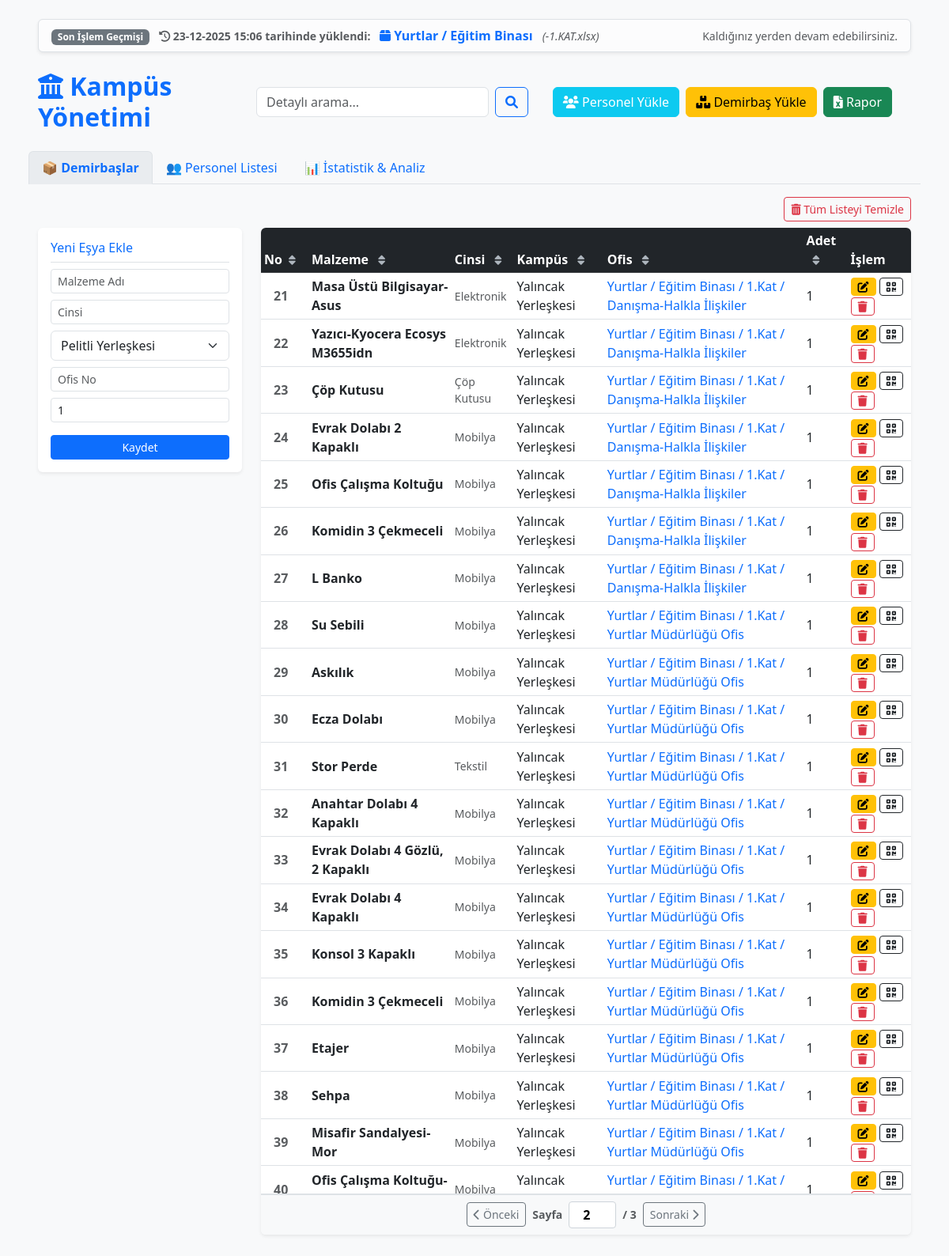
Screenshot of /?sayfa_d=2&sayfa_p=1&q=&tab=demirbas with the database file from the repository.
### tables this page shows
CREATE TABLE yukleme_gecmisi (
            id INTEGER PRIMARY KEY AUTOINCREMENT,
            dosya_adi TEXT,
            hedef_konum TEXT,
            tur TEXT,
            tarih TEXT
        );

CREATE TABLE demirbaslar (
            id INTEGER PRIMARY KEY AUTOINCREMENT,
            ad TEXT NOT NULL,
            konum TEXT NOT NULL,
            adet INTEGER NOT NULL,
            tarih TEXT NOT NULL
        , personel TEXT, kampus TEXT, cinsi TEXT);

### app.py (the view, shortened to what this page needs)
@app.route('/')
def index():
    aktif_tab = request.args.get('tab', 'demirbas')
    arama_terimi = request.args.get('q', '')
    analiz_turu = request.args.get('analiz_turu', 'demirbas')
    ist_malzeme = request.args.get('ist_malzeme', '')
    ist_kampus = request.args.get('ist_kampus', '')
    ist_konum = request.args.get('ist_konum', '')
    ist_p_ad = request.args.get('ist_p_ad', '')
    ist_p_birim = request.args.get('ist_p_birim', '')
    ist_p_kampus = request.args.get('ist_p_kampus', '')
    ist_p_ofis = request.args.get('ist_p_ofis', '')
    sayfa_d = request.args.get('sayfa_d', 1, type=int)
    sayfa_p = request.args.get('sayfa_p', 1, type=int)
    limit = 20
    offset_d = (sayfa_d - 1) * limit
    offset_p = (sayfa_p - 1) * limit
    conn = baglanti_kur()
    cur = conn.cursor()
    d_sql = "SELECT * FROM demirbaslar"
    d_c_sql = "SELECT COUNT(*) FROM demirbaslar"
    d_p = []
    if arama_terimi and aktif_tab == 'demirbas':
        t = f"%{turkce_normalize(arama_terimi)}%"
        f = " WHERE NORMALIZE(ad) LIKE ? OR NORMALIZE(konum) LIKE ? OR NORMALIZE(kampus) LIKE ?"
        d_sql += f; d_c_sql += f; d_p = [t, t, t]
    cur.execute(d_c_sql, d_p)
    total_d = cur.fetchone()[0]
    total_pages_d = (total_d + limit - 1) // limit
    d_sql += " ORDER BY id DESC LIMIT ? OFFSET ?"
    d_p.extend([limit, offset_d])
    cur.execute(d_sql, d_p)
    demirbaslar = cur.fetchall()
    p_sql = "SELECT * FROM personeller"
    p_c_sql = "SELECT COUNT(*) FROM personeller"
    p_p = []
    if arama_terimi and aktif_tab == 'personel':
        t = f"%{turkce_normalize(arama_terimi)}%"
        f = " WHERE NORMALIZE(ad_soyad) LIKE ? OR NORMALIZE(ofis) LIKE ? OR NORMALIZE(birimi) LIKE ?"
        p_sql += f; p_c_sql += f; p_p = [t, t, t]
    cur.execute(p_c_sql, p_p)
    total_p = cur.fetchone()[0]
    total_pages_p = (total_p + limit - 1) // limit
    p_sql += " ORDER BY ofis ASC LIMIT ? OFFSET ?"
    p_p.extend([limit, offset_p])
    cur.execute(p_sql, p_p)
    personeller = cur.fetchall()
    analiz_sonuclari = []
    analiz_toplam = 0
    try:
        cur.execute("SELECT * FROM yukleme_gecmisi ORDER BY id DESC LIMIT 1")
        son_yukleme = cur.fetchone()
    except:
        son_yukleme = None
    conn.close()
    return render_template('index.html',
                           demirbaslar=demirbaslar, personeller=personeller,
                           analiz_sonuclari=analiz_sonuclari, analiz_toplam=analiz_toplam, analiz_turu=analiz_turu,
                           yerleskeler=YERLESKELER, arama_terimi=arama_terimi, aktif_tab=aktif_tab,
                           sayfa_d=sayfa_d, toplam_sayfa_demirbas=total_pages_d,
                           sayfa_p=sayfa_p, toplam_sayfa_personel=total_pages_p,
                           ist_malzeme=ist_malzeme, ist_kampus=ist_kampus, ist_konum=ist_konum,
                           ist_p_ad=ist_p_ad, ist_p_birim=ist_p_birim, ist_p_kampus=ist_p_kampus, ist_p_ofis=ist_p_ofis,
                           son_yukleme=son_yukleme)

### app.py (called while the page is built)
def baglanti_kur():
    conn = sqlite3.connect(DB_NAME)
    conn.row_factory = sqlite3.Row
    conn.create_function("NORMALIZE", 1, turkce_normalize)
    return conn

### templates/index.html (shortened to what this page needs)
<!DOCTYPE html>
<html lang="tr">
<head>
    <link href="https://cdn.jsdelivr.net/npm/bootstrap@5.3.0/dist/css/bootstrap.min.css" rel="stylesheet">
    <link rel="stylesheet" href="https://cdnjs.cloudflare.com/ajax/libs/font-awesome/6.0.0/css/all.min.css">
</head>
<body class="bg-light">
<div class="container-fluid px-5 mt-4">
    {% if son_yukleme %}
    <div class="alert alert-light border shadow-sm d-flex align-items-center justify-content-between py-2 mb-4">
        <div>
            <span class="badge bg-secondary me-2">Son İşlem Geçmişi</span>
            <small class="text-muted fw-bold">
                <i class="fas fa-history"></i> {{ son_yukleme.tarih }} tarihinde yüklendi:
            </small>
            <span class="text-primary fw-bold mx-2">
                {% if son_yukleme.tur == 'Demirbaş' %}
                    <i class="fas fa-box"></i> {{ son_yukleme.hedef_konum }}
                {% else %}
                    <i class="fas fa-users"></i> {{ son_yukleme.hedef_konum }}
                {% endif %}
            </span>
            <small class="text-muted fst-italic">({{ son_yukleme.dosya_adi }})</small>
        </div>
        <small class="text-muted">Kaldığınız yerden devam edebilirsiniz.</small>
    </div>
    {% endif %}
    <div class="row align-items-center mb-4">
    <div class="row align-items-center mb-4">
        <div class="col-md-3"><h2 class="text-primary fw-bold mb-0"><i class="fas fa-university"></i> Kampüs Yönetimi</h2></div>
        <div class="col-md-4">
            {% if aktif_tab != 'istatistik' %}
            <form action="/" method="GET" class="d-flex" id="searchForm">
                <input class="form-control me-2" type="search" name="q" placeholder="Detaylı arama..." value="{{ arama_terimi if arama_terimi else '' }}">
                <button class="btn btn-outline-primary" type="submit"><i class="fas fa-search"></i></button>
            </form>
            {% endif %}
        </div>
        <div class="col-md-5 text-end">
            <button class="btn btn-info text-white me-1" data-bs-toggle="modal" data-bs-target="#uploadPersonelModal">
                <i class="fas fa-users"></i> Personel Yükle
            </button>
            <button class="btn btn-warning me-1" data-bs-toggle="modal" data-bs-target="#uploadDemirbasModal">
                <i class="fas fa-boxes"></i> Demirbaş Yükle
            </button>
            <a href="/rapor" class="btn btn-success"><i class="fas fa-file-excel"></i> Rapor</a>
        </div>
    </div>
    <ul class="nav nav-tabs mb-3" id="myTab">
        <li class="nav-item">
            <a class="nav-link {% if aktif_tab == 'demirbas' %}active{% endif %}" href="/?tab=demirbas" style="cursor: pointer;">📦 Demirbaşlar</a>
        </li>
        <li class="nav-item">
            <a class="nav-link {% if aktif_tab == 'personel' %}active{% endif %}" href="/?tab=personel" style="cursor: pointer;">👥 Personel Listesi</a>
        </li>
        <li class="nav-item">
            <a class="nav-link {% if aktif_tab == 'istatistik' %}active{% endif %}" href="/?tab=istatistik" style="cursor: pointer;">📊 İstatistik & Analiz</a>
        </li>
    </ul>
    <div class="tab-content" id="myTabContent">
        <div class="tab-pane fade" id="demirbas">
            <div class="d-flex justify-content-end mb-2">
                <a href="/sifirla-demirbas" class="btn btn-outline-danger btn-sm" onclick="return confirm('DİKKAT! Tüm demirbaş kayıtları silinecek. Emin misiniz?')"><i class="fas fa-trash-alt"></i> Tüm Listeyi Temizle</a>
            </div>
            <div class="row">
                <div class="col-md-3">
                     <div class="card p-3 shadow-sm border-0 bg-white sticky-top" style="top: 20px;">
                        <h6 class="text-primary border-bottom pb-2">Yeni Eşya Ekle</h6>
                        <form action="/ekle-demirbas" method="POST">
                            <input type="text" name="ad" class="form-control mb-2 form-control-sm" placeholder="Malzeme Adı" required>
                            <input type="text" name="cinsi" class="form-control mb-2 form-control-sm" placeholder="Cinsi">
                            <select name="kampus" class="form-select mb-2 form-control-sm">{% for yer in yerleskeler %}<option value="{{ yer }}">{{ yer }}</option>{% endfor %}</select>
                            <input type="text" name="konum" class="form-control mb-2 form-control-sm" placeholder="Ofis No" required>
                            <input type="number" name="adet" class="form-control mb-3 form-control-sm" value="1" required>
                            <button type="submit" class="btn btn-primary w-100 btn-sm">Kaydet</button>
                        </form>
                    </div>
                </div>
                <div class="col-md-9">
                    <div class="card p-0 shadow-sm border-0 overflow-hidden"> <div class="table-responsive-custom">
                            <table class="table table-hover table-sm align-middle mb-0" id="demirbasTablosu">
                                <thead class="table-dark">
                                    <tr>
                                        <th class="sortable" style="width: 60px;" onclick="tabloyuSirala(0)">
                                            No <i class="fas fa-sort small ms-1"></i>
                                        </th>
                                        <th class="sortable" onclick="tabloyuSirala(1)">
                                            Malzeme <i class="fas fa-sort small ms-2"></i>
                                        </th>
                                        <th class="sortable" onclick="tabloyuSirala(2)">
                                            Cinsi <i class="fas fa-sort small ms-2"></i>
                                        </th>
                                        <th class="sortable" onclick="tabloyuSirala(3)">
                                            Kampüs <i class="fas fa-sort small ms-2"></i>
                                        </th>
                                        <th class="sortable" onclick="tabloyuSirala(4)">
                                            Ofis <i class="fas fa-sort small ms-2"></i>
                                        </th>
                                        <th class="sortable" onclick="tabloyuSirala(5)">
                                            Adet <i class="fas fa-sort small ms-2"></i>
                                        </th>
                                        <th>İşlem</th>
                                    </tr>
                                </thead>
                                <tbody>
                                    {% for item in demirbaslar %}
                                    <tr>
                                        <td class="text-muted fw-bold ps-3">{{ loop.index + (sayfa_d - 1) * 20 }}</td>
                                        <td class="fw-bold">{{ item.ad }}</td>
                                        <td class="text-muted small">{{ item.cinsi }}</td>
                                        <td>{{ item.kampus }}</td>
                                        <td class="text-primary">{{ item.konum }}</td>
                                        <td>{{ item.adet }}</td>
                                        <td>
                                            <button class="btn btn-warning btn-sm py-0" data-bs-toggle="modal" data-bs-target="#editDemirbas{{ item.id }}"><i class="fas fa-edit"></i></button>
                                            <a href="/qr-olustur/{{ item.konum }}" target="_blank" class="btn btn-outline-dark btn-sm py-0"><i class="fas fa-qrcode"></i></a>
                                            <a href="/sil-demirbas/{{ item.id }}" class="btn btn-outline-danger btn-sm py-0"><i class="fas fa-trash"></i></a>
                                        </td>
                                    </tr>
                                    {% endfor %}
                                </tbody>
                            </table>
                        </div> {% if toplam_sayfa_demirbas > 1 %}
                        <div class="d-flex justify-content-center align-items-center gap-2 p-2 bg-light border-top">
                            <a href="/?sayfa_d={{ sayfa_d - 1 if sayfa_d > 1 else 1 }}&sayfa_p={{ sayfa_p }}&q={{ arama_terimi }}&tab=demirbas"
                               class="btn btn-sm btn-outline-secondary {% if sayfa_d == 1 %}disabled{% endif %}">
                               <i class="fas fa-chevron-left"></i> Önceki
                            </a>
                            <span class="small fw-bold text-muted">Sayfa</span>
                            <input type="number" class="page-input" value="{{ sayfa_d }}" min="1" max="{{ toplam_sayfa_demirbas }}"
                                   onchange="sayfayaGit('demirbas', this.value, '{{ sayfa_p }}', '{{ arama_terimi }}')">
                            <span class="small fw-bold text-muted">/ {{ toplam_sayfa_demirbas }}</span>
                            <a href="/?sayfa_d={{ sayfa_d + 1 if sayfa_d < toplam_sayfa_demirbas else toplam_sayfa_demirbas }}&sayfa_p={{ sayfa_p }}&q={{ arama_terimi }}&tab=demirbas"
                               class="btn btn-sm btn-outline-secondary {% if sayfa_d == toplam_sayfa_demirbas %}disabled{% endif %}">
                               Sonraki <i class="fas fa-chevron-right"></i>
                            </a>
                        </div>
                        {% endif %}
                    </div>
                </div>
            </div>
        </div>
    </div>
</div>
</body>
</html>

### templates/index.html (style rules this page uses)
.nav-tabs .nav-link.active { background-color: #e9ecef; border-bottom-color: transparent; font-weight: bold; color: #0d6efd; }
th.sortable { cursor: pointer; transition: all 0.2s ease-in-out; user-select: none; }
th.sortable i { color: #adb5bd; }
.page-input { width: 60px; text-align: center; border: 1px solid #ced4da; border-radius: 4px; padding: 4px; font-weight: bold; }
.table-responsive-custom { max-height: 65vh; overflow-y: auto; border-bottom: 1px solid #dee2e6; }
.table-responsive-custom thead th { position: sticky; top: 0; background-color: #212529; color: white; z-index: 1; box-shadow: 0 2px 2px -1px rgba(0, 0, 0, 0.4); }

### rows the page displays
yukleme_gecmisi: tarih "23-12-2025 15:06", hedef_konum "Yurtlar / Eğitim Binası", dosya_adi "-1.KAT.xlsx"
demirbaslar: ad "Masa Üstü Bilgisayar-Asus", cinsi "Elektronik", kampus "Yalıncak Yerleşkesi", konum "Yurtlar / Eğitim Binası / 1.Kat / Danışma-Halkla İlişkiler", adet "1"
demirbaslar: ad "Yazıcı-Kyocera Ecosys M3655idn", cinsi "Elektronik", kampus "Yalıncak Yerleşkesi", konum "Yurtlar / Eğitim Binası / 1.Kat / Danışma-Halkla İlişkiler", adet "1"
demirbaslar: ad "Çöp Kutusu", cinsi "Çöp Kutusu", kampus "Yalıncak Yerleşkesi", konum "Yurtlar / Eğitim Binası / 1.Kat / Danışma-Halkla İlişkiler", adet "1"
demirbaslar: ad "Evrak Dolabı 2 Kapaklı", cinsi "Mobilya", kampus "Yalıncak Yerleşkesi", konum "Yurtlar / Eğitim Binası / 1.Kat / Danışma-Halkla İlişkiler", adet "1"
demirbaslar: ad "Ofis Çalışma Koltuğu", cinsi "Mobilya", kampus "Yalıncak Yerleşkesi", konum "Yurtlar / Eğitim Binası / 1.Kat / Danışma-Halkla İlişkiler", adet "1"
demirbaslar: ad "Komidin 3 Çekmeceli", cinsi "Mobilya", kampus "Yalıncak Yerleşkesi", konum "Yurtlar / Eğitim Binası / 1.Kat / Danışma-Halkla İlişkiler", adet "1"
demirbaslar: ad "L Banko", cinsi "Mobilya", kampus "Yalıncak Yerleşkesi", konum "Yurtlar / Eğitim Binası / 1.Kat / Danışma-Halkla İlişkiler", adet "1"
demirbaslar: ad "Su Sebili", cinsi "Mobilya", kampus "Yalıncak Yerleşkesi", konum "Yurtlar / Eğitim Binası / 1.Kat / Yurtlar Müdürlüğü Ofis", adet "1"
demirbaslar: ad "Askılık", cinsi "Mobilya", kampus "Yalıncak Yerleşkesi", konum "Yurtlar / Eğitim Binası / 1.Kat / Yurtlar Müdürlüğü Ofis", adet "1"
demirbaslar: ad "Ecza Dolabı", cinsi "Mobilya", kampus "Yalıncak Yerleşkesi", konum "Yurtlar / Eğitim Binası / 1.Kat / Yurtlar Müdürlüğü Ofis", adet "1"
demirbaslar: ad "Stor Perde", cinsi "Tekstil", kampus "Yalıncak Yerleşkesi", konum "Yurtlar / Eğitim Binası / 1.Kat / Yurtlar Müdürlüğü Ofis", adet "1"
demirbaslar: ad "Anahtar Dolabı 4 Kapaklı", cinsi "Mobilya", kampus "Yalıncak Yerleşkesi", konum "Yurtlar / Eğitim Binası / 1.Kat / Yurtlar Müdürlüğü Ofis", adet "1"
demirbaslar: ad "Evrak Dolabı 4 Gözlü, 2 Kapaklı", cinsi "Mobilya", kampus "Yalıncak Yerleşkesi", konum "Yurtlar / Eğitim Binası / 1.Kat / Yurtlar Müdürlüğü Ofis", adet "1"
demirbaslar: ad "Evrak Dolabı 4 Kapaklı", cinsi "Mobilya", kampus "Yalıncak Yerleşkesi", konum "Yurtlar / Eğitim Binası / 1.Kat / Yurtlar Müdürlüğü Ofis", adet "1"
demirbaslar: ad "Konsol 3 Kapaklı", cinsi "Mobilya", kampus "Yalıncak Yerleşkesi", konum "Yurtlar / Eğitim Binası / 1.Kat / Yurtlar Müdürlüğü Ofis", adet "1"
demirbaslar: ad "Komidin 3 Çekmeceli", cinsi "Mobilya", kampus "Yalıncak Yerleşkesi", konum "Yurtlar / Eğitim Binası / 1.Kat / Yurtlar Müdürlüğü Ofis", adet "1"
demirbaslar: ad "Etajer", cinsi "Mobilya", kampus "Yalıncak Yerleşkesi", konum "Yurtlar / Eğitim Binası / 1.Kat / Yurtlar Müdürlüğü Ofis", adet "1"
demirbaslar: ad "Sehpa", cinsi "Mobilya", kampus "Yalıncak Yerleşkesi", konum "Yurtlar / Eğitim Binası / 1.Kat / Yurtlar Müdürlüğü Ofis", adet "1"
demirbaslar: ad "Misafir Sandalyesi-Mor", cinsi "Mobilya", kampus "Yalıncak Yerleşkesi", konum "Yurtlar / Eğitim Binası / 1.Kat / Yurtlar Müdürlüğü Ofis", adet "1"
demirbaslar: ad "Ofis Çalışma…", cinsi "Mobilya", kampus "Yalıncak…", konum "Yurtlar / Eğitim Binası / 1.Kat /…", adet "1"

### other values shown
{{ toplam_sayfa_demirbas }} "3"
form field kampus "Pelitli Yerleşkesi"
